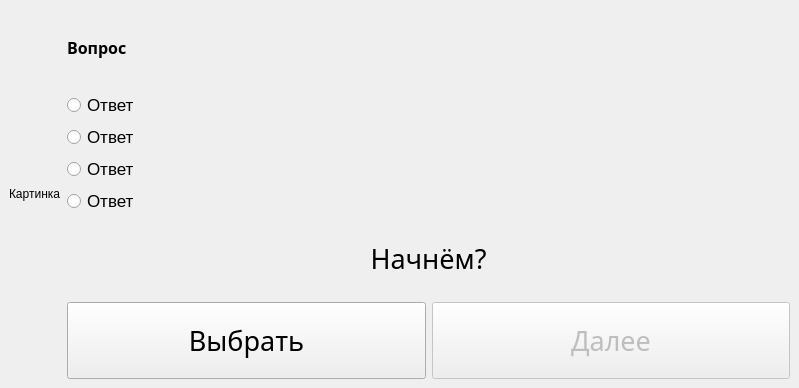
<?xml version="1.0" encoding="UTF-8"?>
<ui version="4.0">
 <class>MainWindow</class>
 <widget class="QMainWindow" name="MainWindow">
  <property name="geometry">
   <rect>
    <x>0</x>
    <y>0</y>
    <width>799</width>
    <height>388</height>
   </rect>
  </property>
  <property name="windowTitle">
   <string>MainWindow</string>
  </property>
  <widget class="QWidget" name="centralwidget">
   <layout class="QHBoxLayout" name="horizontalLayout" stretch="0,3">
    <item>
     <widget class="QLabel" name="label">
      <property name="text">
       <string>Картинка</string>
      </property>
     </widget>
    </item>
    <item>
     <layout class="QVBoxLayout" name="verticalLayout" stretch="2,1,1,1,1,2,2">
      <item>
       <widget class="QLabel" name="label_question">
        <property name="font">
         <font>
          <family>Blood Cyrillic</family>
          <pointsize>15</pointsize>
          <bold>false</bold>
         </font>
        </property>
        <property name="text">
         <string>&lt;html&gt;&lt;head/&gt;&lt;body&gt;&lt;p&gt;&lt;span style=&quot; font-size:12pt; font-weight:700;&quot;&gt;Вопрос&lt;/span&gt;&lt;/p&gt;&lt;/body&gt;&lt;/html&gt;</string>
        </property>
       </widget>
      </item>
      <item>
       <widget class="QRadioButton" name="radioButton">
        <property name="font">
         <font>
          <pointsize>13</pointsize>
         </font>
        </property>
        <property name="text">
         <string>Ответ</string>
        </property>
       </widget>
      </item>
      <item>
       <widget class="QRadioButton" name="radioButton_2">
        <property name="font">
         <font>
          <pointsize>13</pointsize>
         </font>
        </property>
        <property name="text">
         <string>Ответ</string>
        </property>
       </widget>
      </item>
      <item>
       <widget class="QRadioButton" name="radioButton_3">
        <property name="font">
         <font>
          <pointsize>13</pointsize>
         </font>
        </property>
        <property name="text">
         <string>Ответ</string>
        </property>
       </widget>
      </item>
      <item>
       <widget class="QRadioButton" name="radioButton_4">
        <property name="font">
         <font>
          <pointsize>13</pointsize>
         </font>
        </property>
        <property name="text">
         <string>Ответ</string>
        </property>
       </widget>
      </item>
      <item>
       <widget class="QLabel" name="label_answer">
        <property name="font">
         <font>
          <family>Blood Cyrillic</family>
          <pointsize>20</pointsize>
          <bold>false</bold>
         </font>
        </property>
        <property name="text">
         <string>Начнём?</string>
        </property>
        <property name="alignment">
         <set>Qt::AlignCenter</set>
        </property>
       </widget>
      </item>
      <item>
       <layout class="QHBoxLayout" name="horizontalLayout_2">
        <item>
         <widget class="QPushButton" name="button_choice">
          <property name="sizePolicy">
           <sizepolicy hsizetype="Minimum" vsizetype="Minimum">
            <horstretch>0</horstretch>
            <verstretch>0</verstretch>
           </sizepolicy>
          </property>
          <property name="minimumSize">
           <size>
            <width>0</width>
            <height>40</height>
           </size>
          </property>
          <property name="font">
           <font>
            <family>Blood Cyrillic</family>
            <pointsize>20</pointsize>
           </font>
          </property>
          <property name="text">
           <string>Выбрать</string>
          </property>
         </widget>
        </item>
        <item>
         <widget class="QPushButton" name="button_next">
          <property name="enabled">
           <bool>false</bool>
          </property>
          <property name="sizePolicy">
           <sizepolicy hsizetype="Minimum" vsizetype="Minimum">
            <horstretch>0</horstretch>
            <verstretch>0</verstretch>
           </sizepolicy>
          </property>
          <property name="minimumSize">
           <size>
            <width>0</width>
            <height>40</height>
           </size>
          </property>
          <property name="font">
           <font>
            <family>Blood Cyrillic</family>
            <pointsize>20</pointsize>
           </font>
          </property>
          <property name="text">
           <string>Далее</string>
          </property>
         </widget>
        </item>
       </layout>
      </item>
     </layout>
    </item>
   </layout>
  </widget>
 </widget>
 <resources/>
 <connections/>
</ui>
